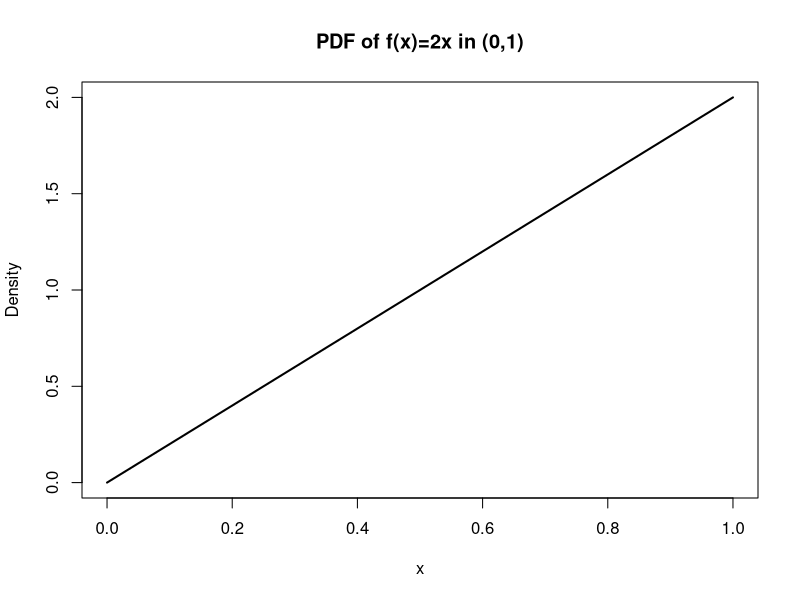
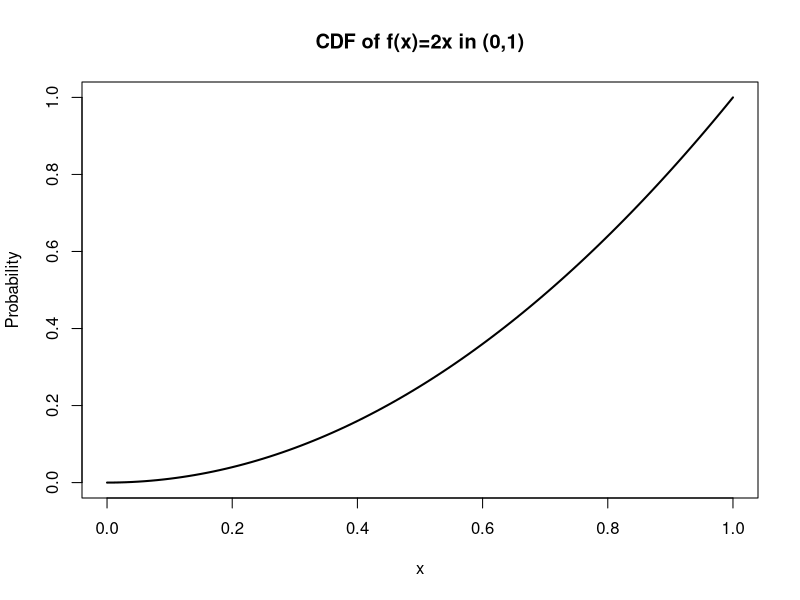
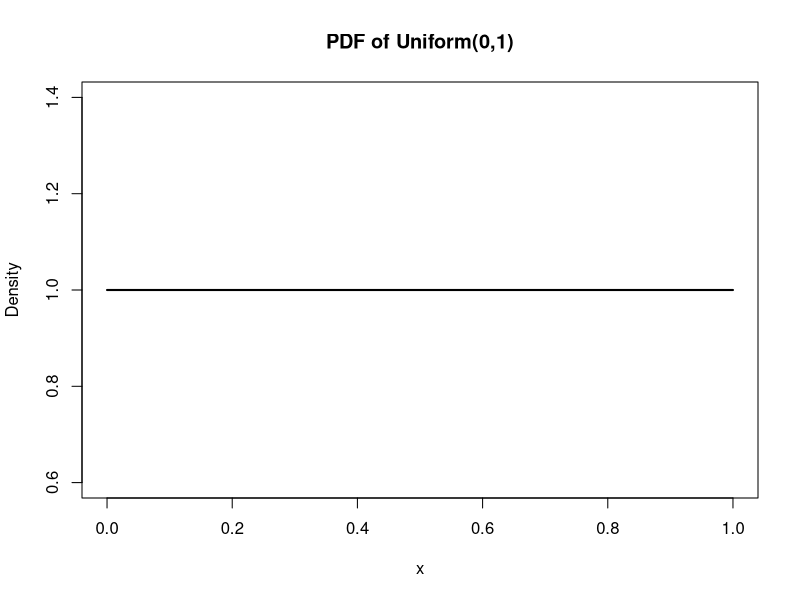
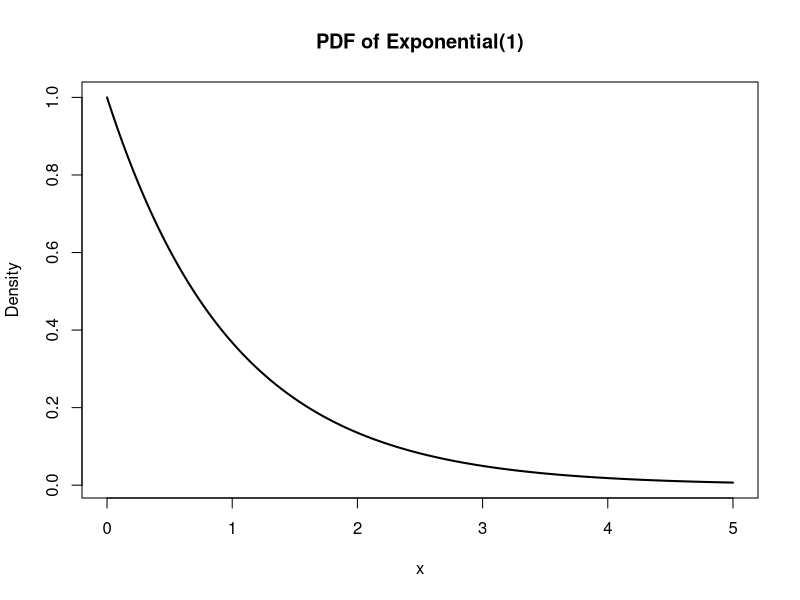
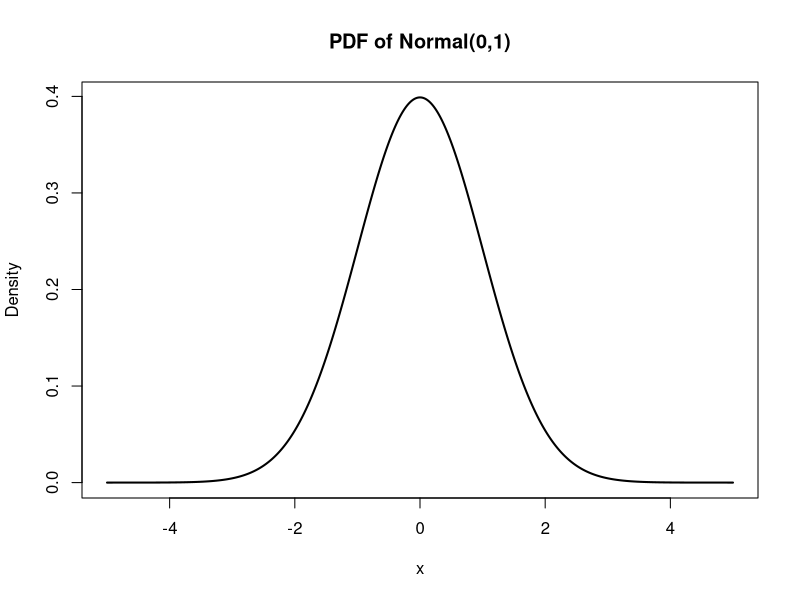

Source code (R) for these figures, in order: (Note: this script raises an error after producing the figures.)
## ---- chunk 1
#| echo: false
#| message: false
library(tidyverse)
library(ggplot2)
## ---- chunk 2
# Example: f(x) = 2x for x in (0, 1)
x <- seq(0, 1, by = 0.01)
y <- 2*x
plot(x, y, type = "l", lwd = 2, ylab = "Density", xlab = "x", main = "PDF of f(x)=2x in (0,1)")
## ---- chunk 3
# Example: f(x) = 2x for x in (0, 1)
y_cdf <- x^2
plot(x, y_cdf, type = "l", lwd = 2, ylab = "Probability", xlab = "x", main = "CDF of f(x)=2x in (0,1)")
## ---- chunk 4
# Example: f(x) = 2x for x in (0, 1)
mean_val <- integrate(function(x) x * 2*x, 0, 1)$value
mean_val
## ---- chunk 5
# Example: f(x) = 2x for x in (0, 1)
var_val <- integrate(function(x) (x - mean_val)^2 * 2*x, 0, 1)$value
var_val
## ---- chunk 6
# Example: Uniform distribution U(0,1)
x <- seq(0, 1, by = 0.01)
y <- dunif(x, min = 0, max = 1)
plot(x, y, type = "l", lwd = 2, ylab = "Density", xlab = "x", main = "PDF of Uniform(0,1)")
## ---- chunk 7
# find the f(0.5)
dunif(x = 0.5, min = 0, max = 1)
## ---- chunk 8
# find the F(0.5)
punif(q = 0.5, min = 0, max = 1)
## ---- chunk 9
# Example: Exponential distribution with lambda = 1
x <- seq(0, 5, by = 0.01)
y <- dexp(x, rate = 1)
plot(x, y, type = "l", lwd = 2, ylab = "Density", xlab = "x", main = "PDF of Exponential(1)")
## ---- chunk 10
# find the f(2)
dexp(x = 2, rate = 1)
## ---- chunk 11
# find the F(2)
pexp(q = 2, rate = 1)
## ---- chunk 12
# Example: Normal distribution with mu = 0 and sigma = 1
x <- seq(-5, 5, by = 0.01)
y <- dnorm(x, mean = 0, sd = 1)
plot(x, y, type = "l", lwd = 2, ylab = "Density", xlab = "x", main = "PDF of Normal(0,1)")
## ---- chunk 13
# find the f(3)
dnorm(x = 3, mean = 0, sd = 1)
## ---- chunk 14
# find the F(3)
pnorm(q = 3, mean = 0, sd = 1)
## ---- chunk 15
# find the first quartile
pnorm(p = 0.25, mean = 0, sd = 1)
## ---- chunk 16
mean_height <- 70  
sd_height <- 3     

heights <- seq(60, 80, by = 0.1)

pdf_values <- dnorm(heights, mean = mean_height, sd = sd_height)

height_data <- data.frame(heights, pdf_values)

ggplot(height_data, aes(x = heights, y = pdf_values)) +
  geom_line(linewidth = 1) +
  labs(title = "Normal Distribution of Male Heights",
       x = "Height (inches)",
       y = "Probability Density") 
## ---- chunk 17
pnorm(76,70,3)
## ---- chunk 18
pnorm(q=75, mean=70,sd=3)-pnorm(q=65,mean=70,sd=3)
## ---- chunk 19
qnorm(.25, mean=70,sd=3)
